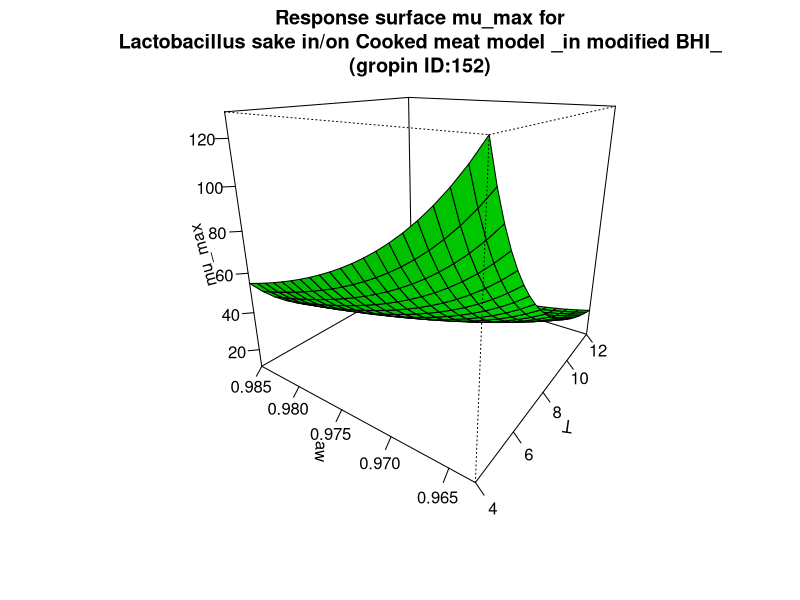

Reproduce this figure in R.
#############################
# start of Parameter script
#############################
T <- seq(3.996003996004,12.012,length.out=21)
aw <- seq(0.962962,0.985014985014985,length.out=21)
#############################
# end of Parameter script
#############################
############################# 
# start of Model script Gropin ID 152 
#############################
 
# constant coefficients for this model
c <- 0.012
awmin <- 0.9469
Tmin <- -2.31
 
variables <- data.frame(T,aw)
argumentsPar <- expand.grid(variables)
 
# heart of the model
response_surface <- function(T,aw) {
   mumax <-(1/(c*(aw-awmin)*((T-Tmin)^2)))

return(mumax=mumax)
} 

# output parameters
mumax <- cbind(argumentsPar,response_surface(argumentsPar['T'],argumentsPar['aw']))
colnames(mumax) <- c(colnames(argumentsPar),'mumax')
#############################
# End of Model script
#############################
############################# 
# start of Visualisation script Gropin ID 152 
#############################
persp(T,aw,matrix(unlist(mumax$mumax),nrow=21),col = 'green',xlab='T',ylab='aw',zlab='mu_max',main='Response surface mu_max for
Lactobacillus sake in/on Cooked meat model _in modified BHI_
(gropin ID:152)',theta=305,phi=20,shade=0.25,ticktype = 'detailed')
#############################
# End of Visualisation script
#############################
